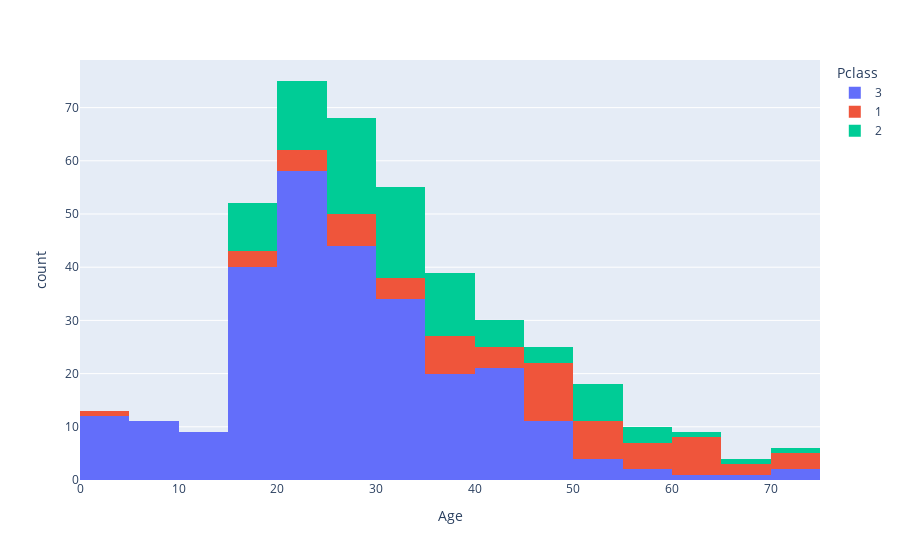

Source (notebook cell):
### Code cell
fig = px.histogram(data_train[data_train["Survived"] == 0], x="Age", color="Pclass")
fig.show()

### Figure 1 — Plotly figure (JSON) as saved in the notebook; plotly's stock layout.template omitted (floating-point values rounded to 4 significant figures; data arrays with more than 128 entries replaced by an {"elided": "..."} marker saying what was removed)
{"data": [{"alignmentgroup": "True", "bingroup": "x", "hovertemplate": "Pclass=3<br>Age=%{x}<br>count=%{y}<extra></extra>", "legendgroup": "3", "marker": {"color": "#636efa", "pattern": {"shape": ""}}, "name": "3", "offsetgroup": "3", "orientation": "v", "showlegend": true, "type": "histogram", "x": {"elided": "372 float values"}, "xaxis": "x", "yaxis": "y"}, {"alignmentgroup": "True", "bingroup": "x", "hovertemplate": "Pclass=1<br>Age=%{x}<br>count=%{y}<extra></extra>", "legendgroup": "1", "marker": {"color": "#EF553B", "pattern": {"shape": ""}}, "name": "1", "offsetgroup": "1", "orientation": "v", "showlegend": true, "type": "histogram", "x": [54, 19, 40, 28, 42, 65, 45, null, 28, 46, 71, 21, 47, 24, 54, 37, 24, 51, null, 61, 56, 50, null, 44, 62, 52, 40, null, 37, null, null, 2, 45.5, 38, 29, 45, null, 22, 27, 50, 64, 30, 65, 47, 56, null, 58, 55, 71, 25, 18, 47, null, 45, 50, 64, 62, null, 36, null, 61, null, 58, 47, 31, 60, 49, null, 36, 70, 19, null, 29, 46, null, 39, null, 38, 31, 33], "xaxis": "x", "yaxis": "y"}, {"alignmentgroup": "True", "bingroup": "x", "hovertemplate": "Pclass=2<br>Age=%{x}<br>count=%{y}<extra></extra>", "legendgroup": "2", "marker": {"color": "#00cc96", "pattern": {"shape": ""}}, "name": "2", "offsetgroup": "2", "orientation": "v", "showlegend": true, "type": "histogram", "x": [35, 66, 27, 32, 21, 34, 29, 21, 32.5, 25, 23, 18, 19, 36.5, 42, 51, 30, null, 19, 24, 30, 42, 30, 27, 18, 59, 24, 44, 19, 33, 29, 54, 36, null, 36, 30, 26, 43, 54, 28, 25, 36, 38, 29, 18, 46, 23, 34, null, 30, 31, 36, 48, null, 34, null, 23, 27, 28, 54, 47, 37, 26, 57, 31, 24, 23, 32, 25, 70, null, 60, 25, 52, 39, 52, 34, 50, 25, null, 23, 23, 18, 57, 16, 39, 34, 39, 35, 31, 16, 28, 44, 21, 24, 28, 27], "xaxis": "x", "yaxis": "y"}], "layout": {"barmode": "relative", "legend": {"title": {"text": "Pclass"}, "tracegroupgap": 0}, "margin": {"t": 60}, "xaxis": {"anchor": "y", "domain": [0, 1], "title": {"text": "Age"}}, "yaxis": {"anchor": "x", "domain": [0, 1], "title": {"text": "count"}}}}
